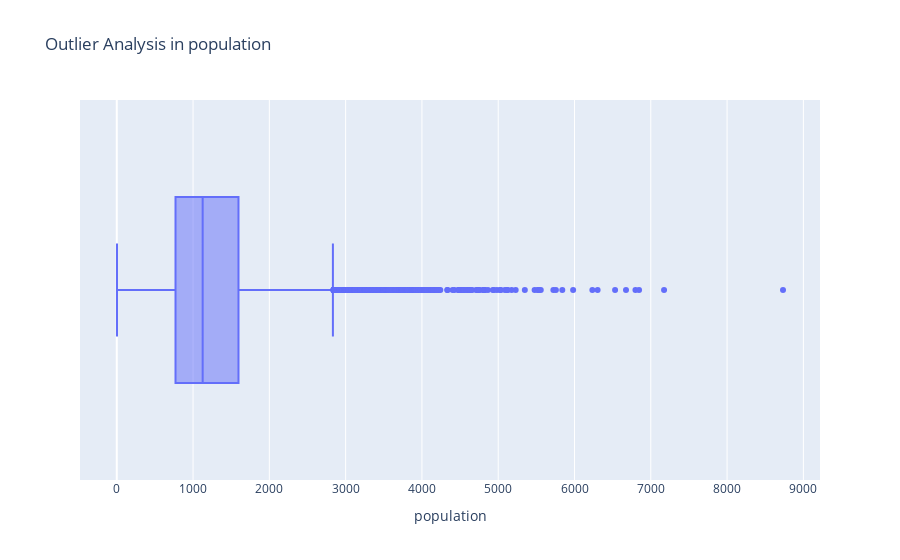
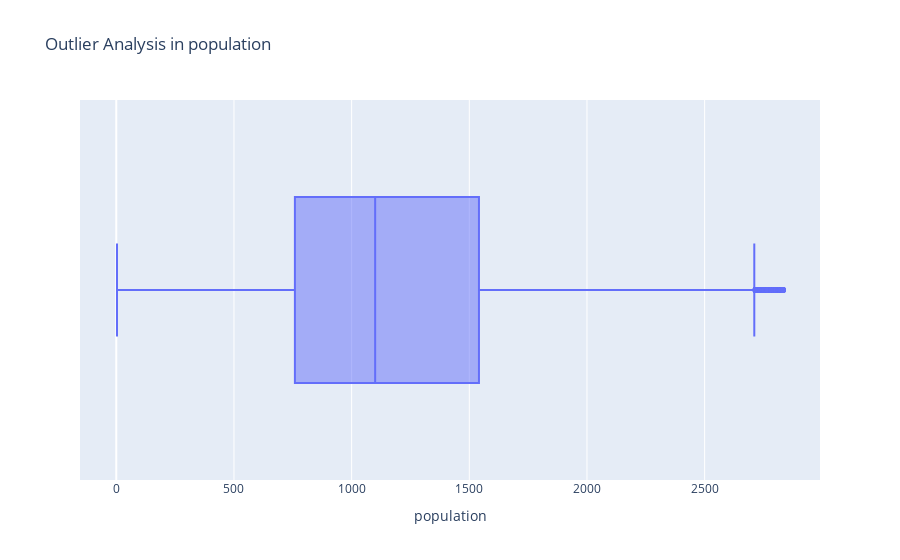

Here is the notebook cell these charts were saved with, in order:
### Markdown cell above
#### Population

### Code cell
fig = px.box(df_no_outliers_1, x = 'population', title='Outlier Analysis in population')
fig.update_layout(bargap=0.1)
fig.show()

Q1 = df_no_outliers_1['population'].quantile(0.25)
Q3 = df_no_outliers_1['population'].quantile(0.75)

IQR = Q3 - Q1

print(f'Q1  {Q1}')
print(f'Q3  {Q3}')
print(f'IQR {IQR}') 
print()

# Define bounds for the outliers

lower_bound = Q1 - 1.5 * IQR
upper_bound = Q3 + 1.5 * IQR

print(f'lower_bound {lower_bound}')
print(f'upper_bound {upper_bound}')
print()

df_no_outliers_2 = df_no_outliers_1[(df_no_outliers_1['population'] >= lower_bound) & (df_no_outliers_1['population'] <= upper_bound)]

print(f'Original data shape {df.shape}')
print(f'Original data shape {df_no_outliers_0.shape}')
print(f'Original data shape {df_no_outliers_1.shape}')
print(f'New data shape      {df_no_outliers_2.shape}')

fig = px.box(df_no_outliers_2, x = 'population', title='Outlier Analysis in population')
fig.update_layout(bargap=0.1)
fig.show()

### Figure 1 — Plotly figure (JSON) as saved in the notebook; plotly's stock layout.template omitted (floating-point values rounded to 4 significant figures; data arrays with more than 128 entries replaced by an {"elided": "..."} marker saying what was removed)
{"data": [{"alignmentgroup": "True", "hovertemplate": "population=%{x}<extra></extra>", "legendgroup": "", "marker": {"color": "#636efa"}, "name": "", "notched": false, "offsetgroup": "", "orientation": "h", "showlegend": false, "type": "box", "x": {"elided": "18520 int values"}, "x0": " ", "xaxis": "x", "y0": " ", "yaxis": "y"}], "layout": {"bargap": 0.1, "boxmode": "group", "legend": {"tracegroupgap": 0}, "title": {"text": "Outlier Analysis in population"}, "xaxis": {"anchor": "y", "domain": [0, 1], "title": {"text": "population"}}, "yaxis": {"anchor": "x", "domain": [0, 1]}}}

### Figure 2 — Plotly figure (JSON) as saved in the notebook; plotly's stock layout.template omitted (floating-point values rounded to 4 significant figures; data arrays with more than 128 entries replaced by an {"elided": "..."} marker saying what was removed)
{"data": [{"alignmentgroup": "True", "hovertemplate": "population=%{x}<extra></extra>", "legendgroup": "", "marker": {"color": "#636efa"}, "name": "", "notched": false, "offsetgroup": "", "orientation": "h", "showlegend": false, "type": "box", "x": {"elided": "17962 int values"}, "x0": " ", "xaxis": "x", "y0": " ", "yaxis": "y"}], "layout": {"bargap": 0.1, "boxmode": "group", "legend": {"tracegroupgap": 0}, "title": {"text": "Outlier Analysis in population"}, "xaxis": {"anchor": "y", "domain": [0, 1], "title": {"text": "population"}}, "yaxis": {"anchor": "x", "domain": [0, 1]}}}
